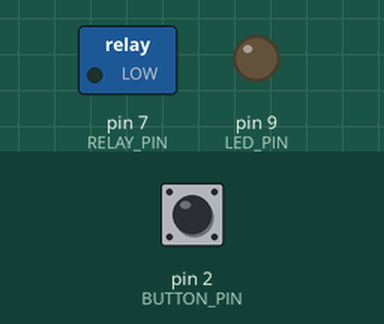
The sketch below on a simulated Arduino Uno, built with avr-gcc and run on an emulated ATmega328P. Shown: switched loads named in the sketch (green lamp = pin HIGH), output pins drawn as LEDs (lit = HIGH). The inputs (shaded band) are chosen by the test bench; at power-on: pin 2 (BUTTON_PIN) HIGH.

Above: at 1.2 s.
1.3 s: pin 2 (BUTTON_PIN) pulled LOW for 0.15 s
At 1.37 s:
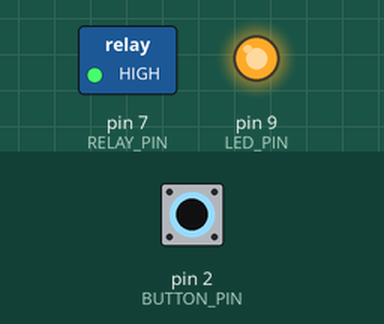
2.9 s: pin 2 (BUTTON_PIN) pulled LOW for 3.2 s
At 6.9 s:
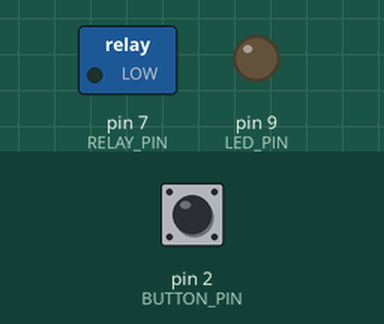
Timing chart, 0 to 8.4 s (numbered marks = the images above; inputs shaded):
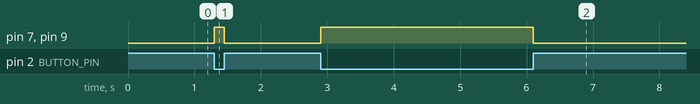

The sketch:

exercicio-01.ino
```cpp
// =============================
// Controle de lâmpada via botão com relé
// =============================

#define BUTTON_PIN 2 // Botão
#define RELAY_PIN 7  // Relé
#define LED_PIN 9    // LED indicador opcional

void setup()
{
  pinMode(BUTTON_PIN, INPUT_PULLUP); // Botão com pull-up interno
  pinMode(RELAY_PIN, OUTPUT);
  pinMode(LED_PIN, OUTPUT);

  digitalWrite(RELAY_PIN, LOW); // Relé inicia desligado
  digitalWrite(LED_PIN, LOW);   // LED desligado
}

void loop()
{
  int buttonState = digitalRead(BUTTON_PIN);

  if (buttonState == LOW)
  {                                // Botão pressionado
    digitalWrite(RELAY_PIN, HIGH); // Liga relé (acende lâmpada)
    digitalWrite(LED_PIN, HIGH);   // LED indicador
  }
  else
  {
    digitalWrite(RELAY_PIN, LOW); // Desliga relé
    digitalWrite(LED_PIN, LOW);
  }
}
```

Measured:
- after the input at 1.3 s, pin 7 (RELAY_PIN), pin 9 (LED_PIN): LOW → HIGH at once, → LOW 0.15 s later
- after the input at 2.9 s, pin 7 (RELAY_PIN), pin 9 (LED_PIN): LOW → HIGH at once, → LOW 3.2 s later
